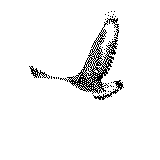
#> input picture assets/source/Golden Eagle - 160px.gif, 160 x 160 px; its folder holds only this picture in this run
$ python convert-gif.py '../assets/source/Golden Eagle - 160px.gif' out.png
#> lines starting #> are read from the running program, lines starting #| are printed output that depends on the picture; after the words box and inside, x2 and y2 are one past the last pixel; in counts of white or black regions, pixels touching at a corner belong together
"""Composite a GIF and generate native Palm 1-bit resources at 160x160."""
import argparse
import hashlib
import json
import struct
from pathlib import Path
from PIL import Image

parser=argparse.ArgumentParser()
parser.add_argument('source',type=Path)
parser.add_argument('output',type=Path)
parser.add_argument('--method',choices=['ordered','nearest','floyd'],default='ordered')
parser.add_argument('--preview',type=Path)
args=parser.parse_args()
args.output.mkdir(parents=True,exist_ok=True)
image=Image.open(args.source)
#> image is the input picture: PIL image 160x160 P; 95.2% white; black in thin lines or dots, all inside (x1, y1, x2, y2) = (29, 11, 124, 100)
frames=[];durations=[]
bayer=((0,8,2,10),(12,4,14,6),(3,11,1,9),(15,7,13,5))
for i in range(image.n_frames):
    # Pillow's sequential seek composites partial frames and applies disposal.
    image.seek(i)
    rgba=image.convert('RGBA')
    rgb=Image.new('RGBA',image.size,'white');rgb.alpha_composite(rgba)
    gray=rgb.convert('L')
    ratio=min(160/gray.width,160/gray.height)
    size=(max(1,round(gray.width*ratio)),max(1,round(gray.height*ratio)))
    sampling=Image.Resampling.NEAREST if args.method=='nearest' else Image.Resampling.BOX
    resized=gray.resize(size,sampling)
    canvas=Image.new('L',(160,160),255)
    canvas.paste(resized,((160-size[0])//2,(160-size[1])//2))
    if args.method=='ordered':
        frame=Image.new('1',(160,160));src=canvas.load();dst=frame.load()
        for y in range(160):
            for x in range(160):
                dst[x,y]=255 if src[x,y]>(bayer[y%4][x%4]+.5)*16 else 0
    else:
        frame=canvas.convert('1',dither=Image.Dither.NONE if args.method=='nearest' else Image.Dither.FLOYDSTEINBERG)
    duration=int(image.info.get('duration',100)) or 100
    if not 1<=duration<=65535:raise ValueError('Frame duration cannot fit in 16 bits')
    # Pillow's 1-bit representation stores white as 1; Palm bitmaps use black=1.
    pixels=bytes(byte^255 for byte in frame.tobytes())
    if len(pixels)!=3200:raise ValueError('Unexpected frame payload length')
    resource=struct.pack('>HHHHBBHHH',160,160,20,0,1,0,0,0,0)+pixels
    (args.output/f'Tbmp{1000+i:04x}.bin').write_bytes(resource)
    frames.append(frame);durations.append(duration)
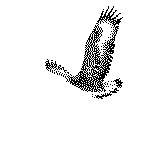
#> canvas: PIL image 160x160 L; 94.2% white; black in thin lines or dots, all inside (x1, y1, x2, y2) = (45, 6, 123, 99)
#> after the loop, durations = [100, 100, 100, 100, 100, 100, 100, 100, 100, 100, 100, 100, 100, 100, 100, 100, 100, 100, 100]; frames = 19 items
if not frames or len(frames)>64000:raise ValueError('Invalid frame count')
timings=struct.pack('>H',len(frames))+b''.join(struct.pack('>H',d) for d in durations)
(args.output/'ATim03e8.bin').write_bytes(timings)
(args.output/'AnimationFrames.h').write_text(f'#define FRAME_COUNT {len(frames)}\n#define FRAME_BASE 1000\n')
manifest={'source':args.source.name,'source_sha256':hashlib.sha256(args.source.read_bytes()).hexdigest(),'source_dimensions':image.size,'display_dimensions':[160,160],'frame_count':len(frames),'frame_durations_ms':durations,'method':args.method,'loop_duration_ms':sum(durations),'frame_pixel_bytes':3200}
(args.output/'animation.json').write_text(json.dumps(manifest,indent=2)+'\n')
# Remove stale bitmap resources if rebuilding from a shorter animation.
expected={f'Tbmp{1000+i:04x}.bin' for i in range(len(frames))}
#> expected = 19 items
for old in args.output.glob('Tbmp*.bin'):
    if old.name not in expected:old.unlink()
if args.preview:
    args.preview.parent.mkdir(parents=True,exist_ok=True)
    enlarged=[f.resize((480,480),Image.Resampling.NEAREST) for f in frames]
    enlarged[0].save(args.preview,save_all=True,append_images=enlarged[1:],duration=durations,loop=0,optimize=False,disposal=2)
print(json.dumps(manifest))
#> (printed output is left out)
